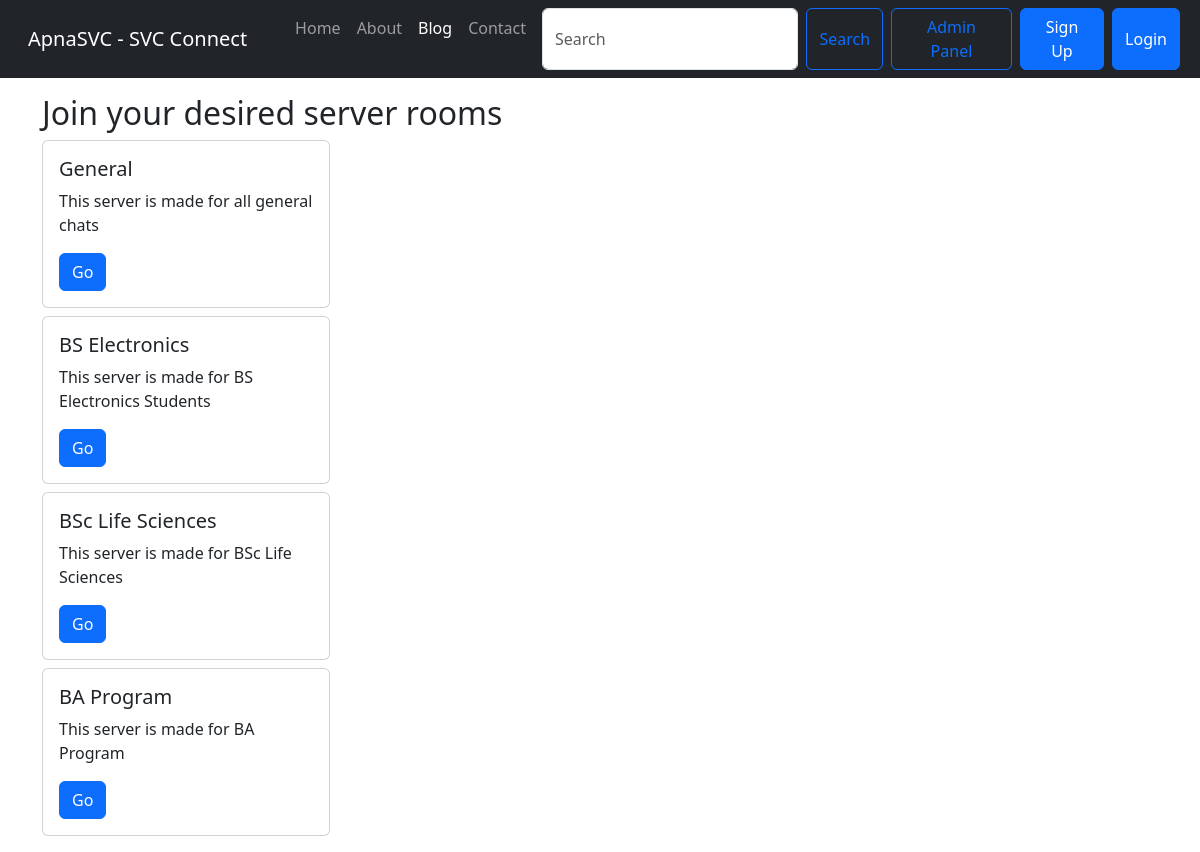
Screenshot of /connect/server with the database file from the repository.
### socline/models.py (models this page shows)
class Server(models.Model):
    serverno=models.AutoField(primary_key=True)
    name= models.CharField(max_length=255)
    desc=models.TextField()
    slug=models.CharField(max_length=130)
    def __str__(self) -> str:
            return 'Server for ' + self.name

### socline/views.py (the view)
# urls.py: path('server',views.serverHome, name="ServerHome"),
def serverHome(request):
    allServers= Server.objects.all()
    print(allServers)
    context={'allPosts': allServers}
    return render(request, "server/serverlist.html", context)

### socline/templates/server/serverlist.html (shortened to what this page needs)
{% extends 'base.html' %}
{% block blogactive %} active {% endblock blogactive %}
{% block body %}
<div class="container my-3">
    <h2> Join your desired server rooms</h2>
    {% for post in allPosts %}
    <div class="card my-2" style="width: 18rem;">
        <div class="card-body ">
          <h5 class="card-title">{{post.name}}</h5>
          <p class="card-text">{{post.desc}}</p>
          <a href="{{post.slug}}" class="btn btn-primary">Go </a>
        </div>
      </div>
{% endfor %}
{% endblock body %}

### socline/templates/base.html (shortened to what this page needs)
<!doctype html>
<html>
<head>
  <link rel="stylesheet" href="https://cdn.jsdelivr.net/npm/bootstrap@5.3.2/dist/css/bootstrap.rtl.min.css"
>
</head>
<body>
  <nav class="navbar navbar-expand-lg navbar-dark bg-dark">
    <div class="container-fluid">
      <a class="navbar-brand" href="/">ApnaSVC - SVC Connect</a>
      <div class="collapse navbar-collapse" id="navbarSupportedContent">
        <ul class="navbar-nav me-auto mb-2 mb-lg-0">
          <li class="nav-item">
            <a class="nav-link {% block homeactive %}{% endblock homeactive %}" aria-current="page" href="/">Home</a>
          </li>
          <li class="nav-item ">
            <a class="nav-link {% block aboutactive %}{% endblock aboutactive %}" href="/about">About</a>
          </li>
          <li class="nav-item ">
            <a class="nav-link {% block blogactive %}{% endblock blogactive %}" href="/blog">Blog</a>
          </li>
          <li class="nav-item ">
            <a class="nav-link {% block contactactive %}{% endblock contactactive %}" href="/contact">Contact</a>
          </li>
          <form method="get" action="/search" class="d-flex" role="search">
            <input class="form-control mx-2" type="search" placeholder="Search" aria-label="Search" name="query"
              id="query">
            <button class="btn btn-outline-primary my-2 my-sm-0" type="submit">Search</button>
          </form>
          <a href='/admin' role='button' target="_blank" class="btn btn-outline-primary my-2 mx-2 my-sm-0">Admin
            Panel</button> </a>
            {% if user.is_authenticated %}
            <ul class = "navbar-nav ml-auto mb-2 mb-lg-0">
            <li class="nav-item dropdown">
                <a class="nav-link dropdown-toggle" href="#" role="button"
                 data-bs-toggle="dropdown" aria-expanded="false">
                    Welcome {{request.user}}
                </a>
                <ul class="dropdown-menu">
                  <a class="dropdown-item ml-auto" href="/logout">Logout</a></li>
                </ul>
            </li>
            </ul>
          {% comment %} </div>   {% endcomment %}
            {% comment %} you are logged in as {{request.user}} {% endcomment %}
            {% else %}
          <button type="button" class="btn btn-primary" data-bs-toggle="modal" data-bs-target="#signupModal">
            Sign Up </button>
          <button type="button" class="btn btn-primary mx-2" data-bs-toggle="modal" data-bs-target="#loginModal">
            Login </button>
            {% endif %}
      </div>
    </div>
  </nav>
  {% block body %} {% endblock body %}
  </div>
</body>
</html>

### rows the page displays
Server: name "General", desc "This server is made for all general chats"
Server: name "BS Electronics", desc "This server is made for BS Electronics Students"
Server: name "BSc Life Sciences", desc "This server is made for BSc Life Sciences"
Server: name "BA Program", desc "This server is made for BA Program"
